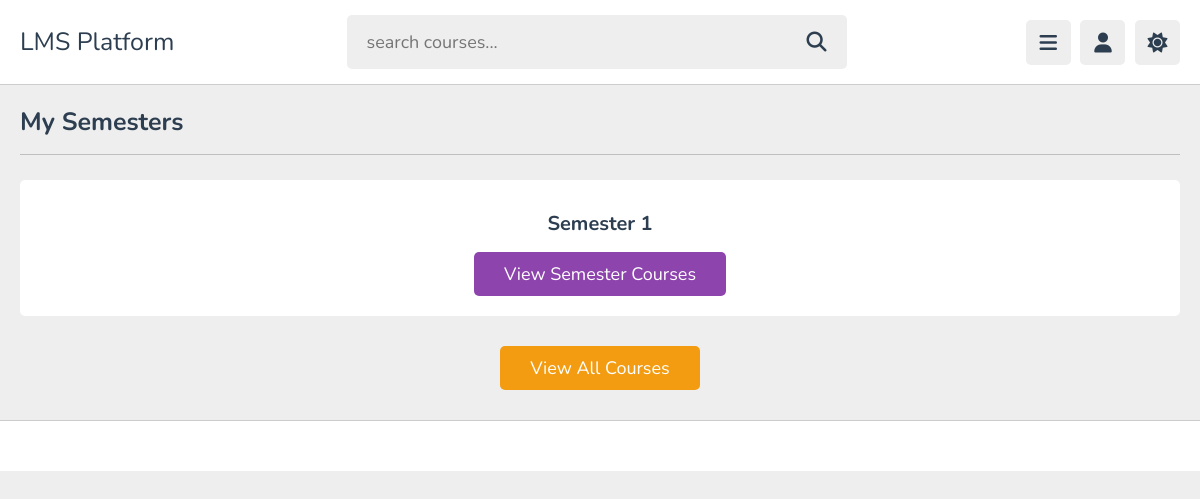
Before: / with the older database file.
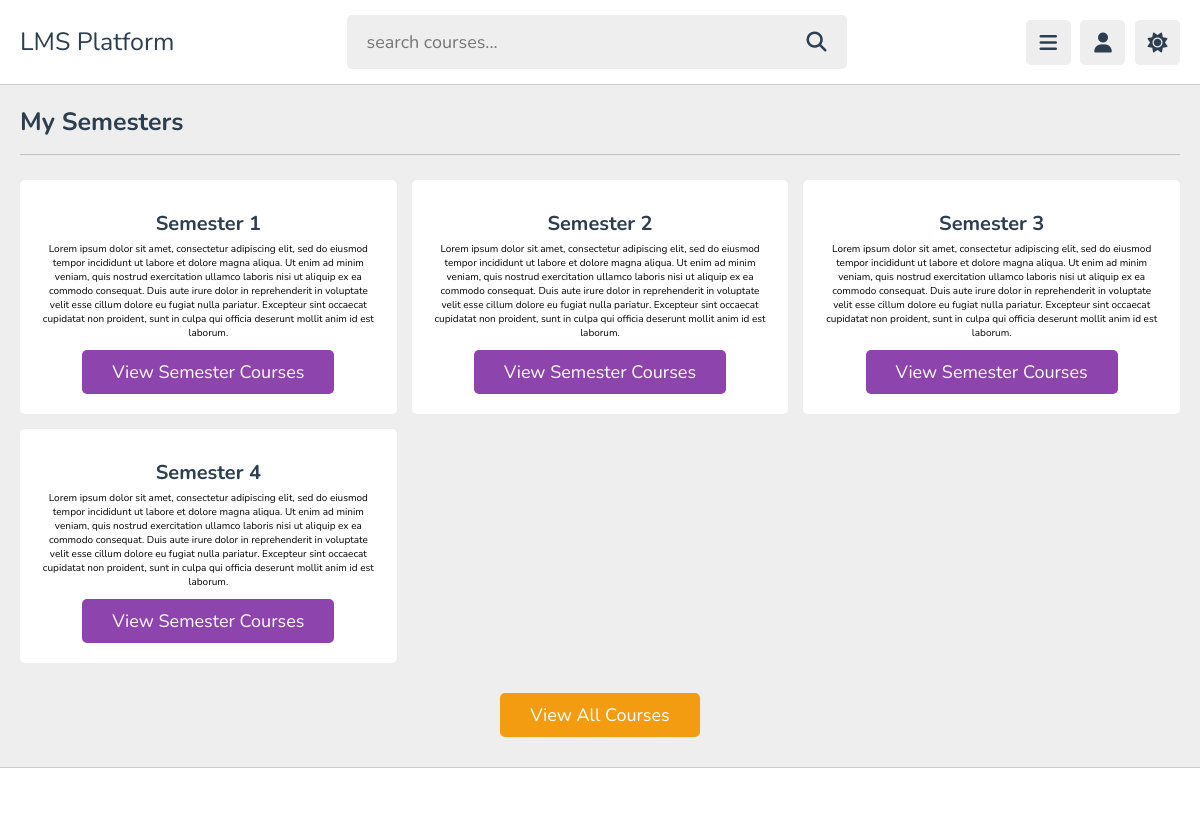
After: the same page with the newer database file.
### curriculum/models.py (models this page shows, shortened)
class Standard(models.Model):
    name = models.CharField(max_length=100, unique=True)
    slug = models.SlugField(null=True, blank=True)
    description = models.TextField(max_length=500,blank=True)

### app_users/views.py (the view)
# urls.py: path('',views.HomeView.as_view(),name='index'),
class HomeView(TemplateView):
    template_name = 'home.html'
    def get_context_data(self, **kwargs):
        context = super().get_context_data(**kwargs)
        standards = Standard.objects.all()
        teachers = UserProfileInfo.objects.filter(user_type='teacher')
        context['standards'] = standards
        context['teachers'] = teachers
        return context

### templates/home.html (shortened to what this page needs)
<!DOCTYPE html>
<html lang="en">
<head>
   <link rel="stylesheet" href="https://cdnjs.cloudflare.com/ajax/libs/font-awesome/6.1.2/css/all.min.css">
   <link rel="stylesheet" href="static/css/style.css">
</head>
<body>
   <header class="header">
      <section class="flex">
         <a href="home.html" class="logo">LMS Platform</a>
         <form action="search.html" method="post" class="search-form">
            <input type="text" name="search_box" required placeholder="search courses..." maxlength="100">
            <button type="submit" class="fas fa-search"></button>
         </form>
         <div class="icons">
            <div id="menu-btn" class="fas fa-bars"></div>
            <div id="user-btn" class="fas fa-user"></div>
            <div id="toggle-btn" class="fas fa-sun"></div>
         </div>
      </section>
   </header>
   <section class="courses">
      <h1 class="heading">My Semesters</h1>
      <div class="box-container">
         {% for standard in standards %}
            <div class="box">
                <h3 class="title" style="text-align: center;">{{ standard.name }}</h3>
                <p style="text-align: center;">{{ standard.description }}</p>
                <div style="text-align: center;">
                    <a href="{% url 'curriculum:subject_list' slug=standard.slug %}" class="inline-btn">View Semester Courses</a>
                </div>
            </div>
        {% endfor %}
      </div>
      <div class="more-btn">
         <a href="{% url 'curriculum:standard_list' %}" class="inline-option-btn">view all courses</a>
      </div>
   </section>
   <footer class="footer">
   </footer>
</body>
</html>

Changed rows visible on the page:
changed Standard "Semester 1": description (not shown) → "Lorem ipsum dolor sit amet, consectetur adipiscing elit, sed do eiusmod tempor incididunt ut labore et dolore magna aliqua. Ut enim ad minim veniam, quis nostrud exercitation ullamco laboris nisi ut aliquip ex ea commodo consequat. Duis aute irure dolor in reprehenderit in voluptate velit esse cillum dolore eu fugiat nulla pariatur. Excepteur sint occaecat cupidatat non proident, sunt in culpa qui officia deserunt mollit anim id est laborum."
added Standard: name "Semester 2", description "Lorem ipsum dolor sit amet, consectetur adipiscing elit, sed do eiusmod tempor incididunt ut labore et dolore magna aliqua. Ut enim ad minim veniam, quis nostrud exercitation ullamco laboris nisi ut aliquip ex ea commodo consequat. Duis aute irure dolor in reprehenderit in voluptate velit esse cillum dolore eu fugiat nulla pariatur. Excepteur sint occaecat cupidatat non proident, sunt in culpa qui officia deserunt mollit anim id est laborum."
added Standard: name "Semester 3", description "Lorem ipsum dolor sit amet, consectetur adipiscing elit, sed do eiusmod tempor incididunt ut labore et dolore magna aliqua. Ut enim ad minim veniam, quis nostrud exercitation ullamco laboris nisi ut aliquip ex ea commodo consequat. Duis aute irure dolor in reprehenderit in voluptate velit esse cillum dolore eu fugiat nulla pariatur. Excepteur sint occaecat cupidatat non proident, sunt in culpa qui officia deserunt mollit anim id est laborum."
added Standard: name "Semester 4", description "Lorem ipsum dolor sit amet, consectetur adipiscing elit, sed do eiusmod tempor incididunt ut labore et dolore magna aliqua. Ut enim ad minim veniam, quis nostrud exercitation ullamco laboris nisi ut aliquip ex ea commodo consequat. Duis aute irure dolor in reprehenderit in voluptate velit esse cillum dolore eu fugiat nulla pariatur. Excepteur sint occaecat cupidatat non proident, sunt in culpa qui officia deserunt mollit anim id est laborum."
